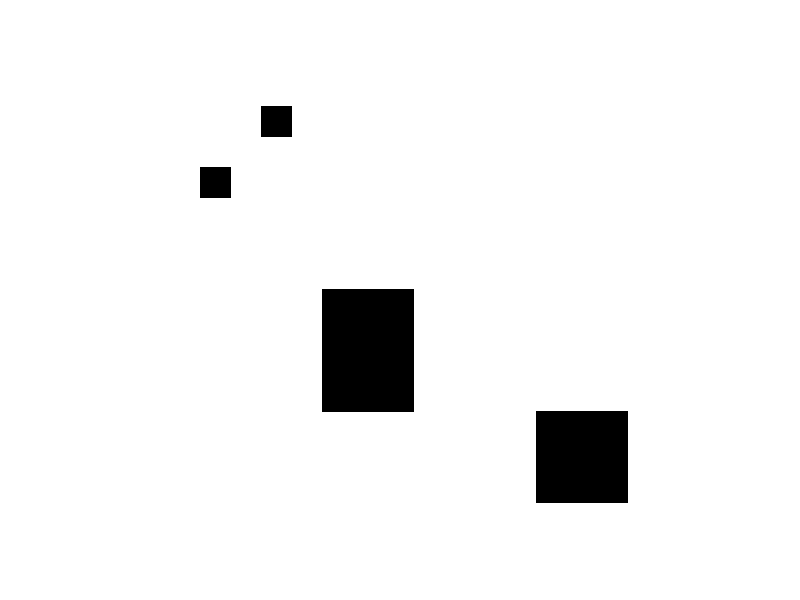

Write MATLAB code to recreate this figure.
% Define the size of the map
mapWidth = 1600;
mapHeight = 1600;

% Initialize the map with ones (free space)
map = ones(mapHeight, mapWidth) * 255;

% Add some obstacles (set specific regions to zero)
% Example: Add a rectangular obstacle
map(200:300, 300:400) = 0;

map(1200:1500, 1200:1500) = 0;
map(800:1200, 500:800) = 0;

% Add another obstacle
map(400:500, 100:200) = 0;

% Save the map as a PNG file
imwrite(uint8(map), 'map.png');

% Display the map
imshow(map);

